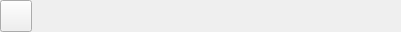
<?xml version="1.0" encoding="UTF-8"?>
<ui version="4.0">
 <class>ActionWidgetUi</class>
 <widget class="QWidget" name="ActionWidgetUi">
  <property name="geometry">
   <rect>
    <x>0</x>
    <y>0</y>
    <width>401</width>
    <height>32</height>
   </rect>
  </property>
  <property name="sizePolicy">
   <sizepolicy hsizetype="Expanding" vsizetype="Minimum">
    <horstretch>0</horstretch>
    <verstretch>0</verstretch>
   </sizepolicy>
  </property>
  <property name="windowTitle">
   <string>Form</string>
  </property>
  <layout class="QHBoxLayout" name="horizontalLayout">
   <property name="leftMargin">
    <number>0</number>
   </property>
   <property name="topMargin">
    <number>0</number>
   </property>
   <property name="rightMargin">
    <number>0</number>
   </property>
   <property name="bottomMargin">
    <number>0</number>
   </property>
   <item>
    <widget class="VxPushButton" name="m_ActionButton">
     <property name="sizePolicy">
      <sizepolicy hsizetype="Fixed" vsizetype="Fixed">
       <horstretch>0</horstretch>
       <verstretch>0</verstretch>
      </sizepolicy>
     </property>
     <property name="minimumSize">
      <size>
       <width>32</width>
       <height>32</height>
      </size>
     </property>
     <property name="maximumSize">
      <size>
       <width>32</width>
       <height>32</height>
      </size>
     </property>
     <property name="text">
      <string notr="true"/>
     </property>
    </widget>
   </item>
   <item>
    <widget class="VxLabel" name="m_ActionLabel">
     <property name="sizePolicy">
      <sizepolicy hsizetype="Preferred" vsizetype="Ignored">
       <horstretch>0</horstretch>
       <verstretch>0</verstretch>
      </sizepolicy>
     </property>
     <property name="text">
      <string notr="true"/>
     </property>
    </widget>
   </item>
   <item>
    <spacer name="horizontalSpacer_8">
     <property name="orientation">
      <enum>Qt::Orientation::Horizontal</enum>
     </property>
     <property name="sizeHint" stdset="0">
      <size>
       <width>358</width>
       <height>20</height>
      </size>
     </property>
    </spacer>
   </item>
  </layout>
 </widget>
 <customwidgets>
  <customwidget>
   <class>VxPushButton</class>
   <extends>QPushButton</extends>
   <header>VxPushButton.h</header>
  </customwidget>
  <customwidget>
   <class>VxLabel</class>
   <extends>QLabel</extends>
   <header>VxLabel.h</header>
  </customwidget>
 </customwidgets>
 <resources/>
 <connections/>
</ui>
